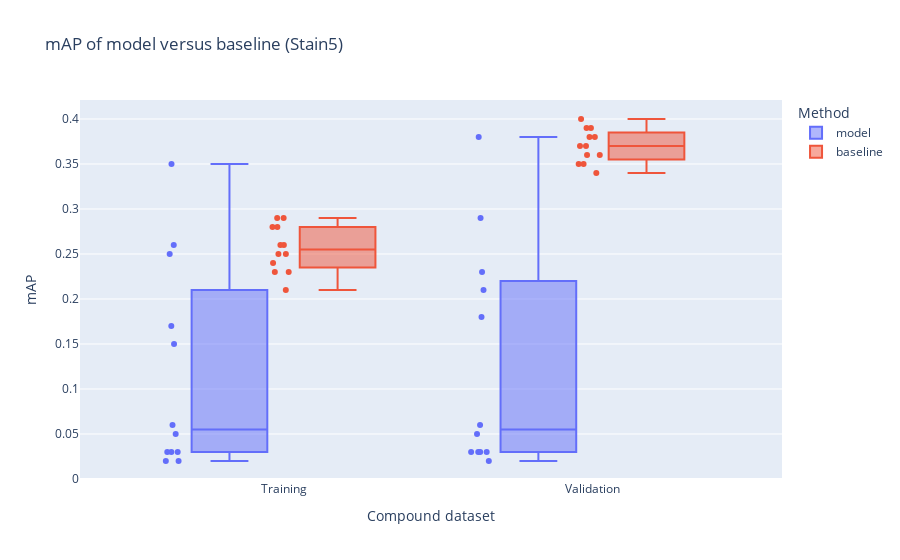

Notebook cell for this chart:
### Code cell
x_division = "Compound dataset" # 'Compound dataset // Batch'
fig = px.box(Stain5, y="mAP", color="Method", x=x_division,
         title="mAP of model versus baseline (Stain5)",
         hover_data=["plate", "Batch"], points='all'
        )

fig.show()

### Figure 1 — Plotly figure (JSON) as saved in the notebook; plotly's stock layout.template omitted (floating-point values rounded to 4 significant figures)
{"data": [{"alignmentgroup": "True", "boxpoints": "all", "customdata": [["BR00120530", "CondA PE"], ["BR00120530confocal", "CondA PE"], ["BR00120526confocal", "CondA Thermo"], ["BR00120526", "CondA Thermo"], ["BR00120536confocal", "CondB PE"], ["BR00120536", "CondB PE"], ["BR00120532confocal", "CondB Thermo"], ["BR00120532", "CondB Thermo"], ["BR00120274", "CondC PE"], ["BR00120274confocal", "CondC PE"], ["BR00120270", "CondC Thermo"], ["BR00120270confocal", "CondC Thermo"], ["BR00120530", "CondA PE"], ["BR00120530confocal", "CondA PE"], ["BR00120526confocal", "CondA Thermo"], ["BR00120526", "CondA Thermo"], ["BR00120536confocal", "CondB PE"], ["BR00120536", "CondB PE"], ["BR00120532confocal", "CondB Thermo"], ["BR00120532", "CondB Thermo"], ["BR00120274", "CondC PE"], ["BR00120274confocal", "CondC PE"], ["BR00120270", "CondC Thermo"], ["BR00120270confocal", "CondC Thermo"]], "hovertemplate": "Method=model<br>Compound dataset=%{x}<br>mAP=%{y}<br>plate=%{customdata[0]}<br>Batch=%{customdata[1]}<extra></extra>", "legendgroup": "model", "marker": {"color": "#636efa"}, "name": "model", "notched": false, "offsetgroup": "model", "orientation": "v", "showlegend": true, "type": "box", "x": ["Training", "Training", "Training", "Training", "Training", "Training", "Training", "Training", "Training", "Training", "Training", "Training", "Validation", "Validation", "Validation", "Validation", "Validation", "Validation", "Validation", "Validation", "Validation", "Validation", "Validation", "Validation"], "x0": " ", "xaxis": "x", "y": [0.26, 0.03, 0.03, 0.35, 0.06, 0.02, 0.05, 0.15, 0.17, 0.03, 0.25, 0.02, 0.23, 0.03, 0.02, 0.38, 0.05, 0.03, 0.06, 0.18, 0.21, 0.03, 0.29, 0.03], "y0": " ", "yaxis": "y"}, {"alignmentgroup": "True", "boxpoints": "all", "customdata": [["BR00120530", "CondA PE"], ["BR00120530confocal", "CondA PE"], ["BR00120526confocal", "CondA Thermo"], ["BR00120526", "CondA Thermo"], ["BR00120536confocal", "CondB PE"], ["BR00120536", "CondB PE"], ["BR00120532confocal", "CondB Thermo"], ["BR00120532", "CondB Thermo"], ["BR00120274", "CondC PE"], ["BR00120274confocal", "CondC PE"], ["BR00120270", "CondC Thermo"], ["BR00120270confocal", "CondC Thermo"], ["BR00120530", "CondA PE"], ["BR00120530confocal", "CondA PE"], ["BR00120526confocal", "CondA Thermo"], ["BR00120526", "CondA Thermo"], ["BR00120536confocal", "CondB PE"], ["BR00120536", "CondB PE"], ["BR00120532confocal", "CondB Thermo"], ["BR00120532", "CondB Thermo"], ["BR00120274", "CondC PE"], ["BR00120274confocal", "CondC PE"], ["BR00120270", "CondC Thermo"], ["BR00120270confocal", "CondC Thermo"]], "hovertemplate": "Method=baseline<br>Compound dataset=%{x}<br>mAP=%{y}<br>plate=%{customdata[0]}<br>Batch=%{customdata[1]}<extra></extra>", "legendgroup": "baseline", "marker": {"color": "#EF553B"}, "name": "baseline", "notched": false, "offsetgroup": "baseline", "orientation": "v", "showlegend": true, "type": "box", "x": ["Training", "Training", "Training", "Training", "Training", "Training", "Training", "Training", "Training", "Training", "Training", "Training", "Validation", "Validation", "Validation", "Validation", "Validation", "Validation", "Validation", "Validation", "Validation", "Validation", "Validation", "Validation"], "x0": " ", "xaxis": "x", "y": [0.28, 0.29, 0.29, 0.28, 0.25, 0.25, 0.24, 0.23, 0.23, 0.21, 0.26, 0.26, 0.39, 0.4, 0.36, 0.37, 0.37, 0.35, 0.35, 0.38, 0.34, 0.36, 0.38, 0.39], "y0": " ", "yaxis": "y"}], "layout": {"boxmode": "group", "legend": {"title": {"text": "Method"}, "tracegroupgap": 0}, "title": {"text": "mAP of model versus baseline (Stain5)"}, "xaxis": {"anchor": "y", "domain": [0, 1], "title": {"text": "Compound dataset"}}, "yaxis": {"anchor": "x", "domain": [0, 1], "title": {"text": "mAP"}}}}
